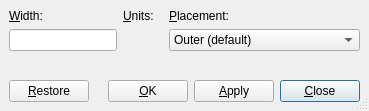
<ui version="4.0" >
 <class>QWrapUi</class>
 <widget class="QDialog" name="QWrapUi" >
  <property name="geometry" >
   <rect>
    <x>0</x>
    <y>0</y>
    <width>369</width>
    <height>111</height>
   </rect>
  </property>
  <property name="windowTitle" >
   <string/>
  </property>
  <property name="sizeGripEnabled" >
   <bool>true</bool>
  </property>
  <layout class="QVBoxLayout" >
   <property name="margin" >
    <number>9</number>
   </property>
   <property name="spacing" >
    <number>6</number>
   </property>
   <item>
    <layout class="QGridLayout" >
     <property name="margin" >
      <number>0</number>
     </property>
     <property name="spacing" >
      <number>6</number>
     </property>
     <item row="0" column="0" >
      <widget class="QLabel" name="widthLA" >
       <property name="text" >
        <string>&amp;Width:</string>
       </property>
       <property name="buddy" >
        <cstring>widthED</cstring>
       </property>
      </widget>
     </item>
     <item row="1" column="2" >
      <widget class="QComboBox" name="valignCO" >
       <property name="toolTip" >
        <string>Vertical alignment</string>
       </property>
       <item>
        <property name="text" >
         <string>Outer (default)</string>
        </property>
       </item>
       <item>
        <property name="text" >
         <string>Inner</string>
        </property>
       </item>
       <item>
        <property name="text" >
         <string>Left</string>
        </property>
       </item>
       <item>
        <property name="text" >
         <string>Right</string>
        </property>
       </item>
      </widget>
     </item>
     <item row="0" column="2" >
      <widget class="QLabel" name="valignLA" >
       <property name="text" >
        <string>&amp;Placement:</string>
       </property>
       <property name="buddy" >
        <cstring>valignCO</cstring>
       </property>
      </widget>
     </item>
     <item row="1" column="1" >
      <widget class="LengthCombo" native="1" name="unitsLC" >
       <property name="sizePolicy" >
        <sizepolicy>
         <hsizetype>0</hsizetype>
         <vsizetype>0</vsizetype>
         <horstretch>0</horstretch>
         <verstretch>0</verstretch>
        </sizepolicy>
       </property>
       <property name="minimumSize" >
        <size>
         <width>40</width>
         <height>22</height>
        </size>
       </property>
       <property name="focusPolicy" >
        <enum>Qt::StrongFocus</enum>
       </property>
       <property name="toolTip" >
        <string>Units of width value</string>
       </property>
      </widget>
     </item>
     <item row="1" column="0" >
      <widget class="QLineEdit" name="widthED" >
       <property name="sizePolicy" >
        <sizepolicy>
         <hsizetype>0</hsizetype>
         <vsizetype>0</vsizetype>
         <horstretch>0</horstretch>
         <verstretch>0</verstretch>
        </sizepolicy>
       </property>
       <property name="toolTip" >
        <string>Width value</string>
       </property>
      </widget>
     </item>
     <item row="0" column="1" >
      <widget class="QLabel" name="unitsLA" >
       <property name="text" >
        <string>&amp;Units:</string>
       </property>
       <property name="buddy" >
        <cstring>unitsLC</cstring>
       </property>
      </widget>
     </item>
    </layout>
   </item>
   <item>
    <spacer>
     <property name="orientation" >
      <enum>Qt::Vertical</enum>
     </property>
     <property name="sizeType" >
      <enum>QSizePolicy::Expanding</enum>
     </property>
     <property name="sizeHint" >
      <size>
       <width>20</width>
       <height>20</height>
      </size>
     </property>
    </spacer>
   </item>
   <item>
    <layout class="QHBoxLayout" >
     <property name="margin" >
      <number>0</number>
     </property>
     <property name="spacing" >
      <number>6</number>
     </property>
     <item>
      <widget class="QPushButton" name="restorePB" >
       <property name="toolTip" >
        <string/>
       </property>
       <property name="text" >
        <string>&amp;Restore</string>
       </property>
       <property name="default" >
        <bool>false</bool>
       </property>
      </widget>
     </item>
     <item>
      <spacer>
       <property name="orientation" >
        <enum>Qt::Horizontal</enum>
       </property>
       <property name="sizeType" >
        <enum>QSizePolicy::Expanding</enum>
       </property>
       <property name="sizeHint" >
        <size>
         <width>20</width>
         <height>20</height>
        </size>
       </property>
      </spacer>
     </item>
     <item>
      <widget class="QPushButton" name="okPB" >
       <property name="toolTip" >
        <string/>
       </property>
       <property name="text" >
        <string>&amp;OK</string>
       </property>
       <property name="default" >
        <bool>false</bool>
       </property>
      </widget>
     </item>
     <item>
      <widget class="QPushButton" name="applyPB" >
       <property name="toolTip" >
        <string/>
       </property>
       <property name="text" >
        <string>&amp;Apply</string>
       </property>
       <property name="default" >
        <bool>false</bool>
       </property>
      </widget>
     </item>
     <item>
      <widget class="QPushButton" name="closePB" >
       <property name="text" >
        <string>&amp;Close</string>
       </property>
       <property name="default" >
        <bool>true</bool>
       </property>
      </widget>
     </item>
    </layout>
   </item>
  </layout>
 </widget>
 <customwidgets>
  <customwidget>
   <class>LengthCombo</class>
   <extends>QWidget</extends>
   <header>LengthCombo.h</header>
  </customwidget>
 </customwidgets>
 <tabstops>
  <tabstop>widthED</tabstop>
  <tabstop>unitsLC</tabstop>
  <tabstop>valignCO</tabstop>
  <tabstop>restorePB</tabstop>
  <tabstop>okPB</tabstop>
  <tabstop>applyPB</tabstop>
  <tabstop>closePB</tabstop>
 </tabstops>
 <includes>
  <include location="local" >qt_helpers.h</include>
 </includes>
 <resources/>
 <connections/>
</ui>
